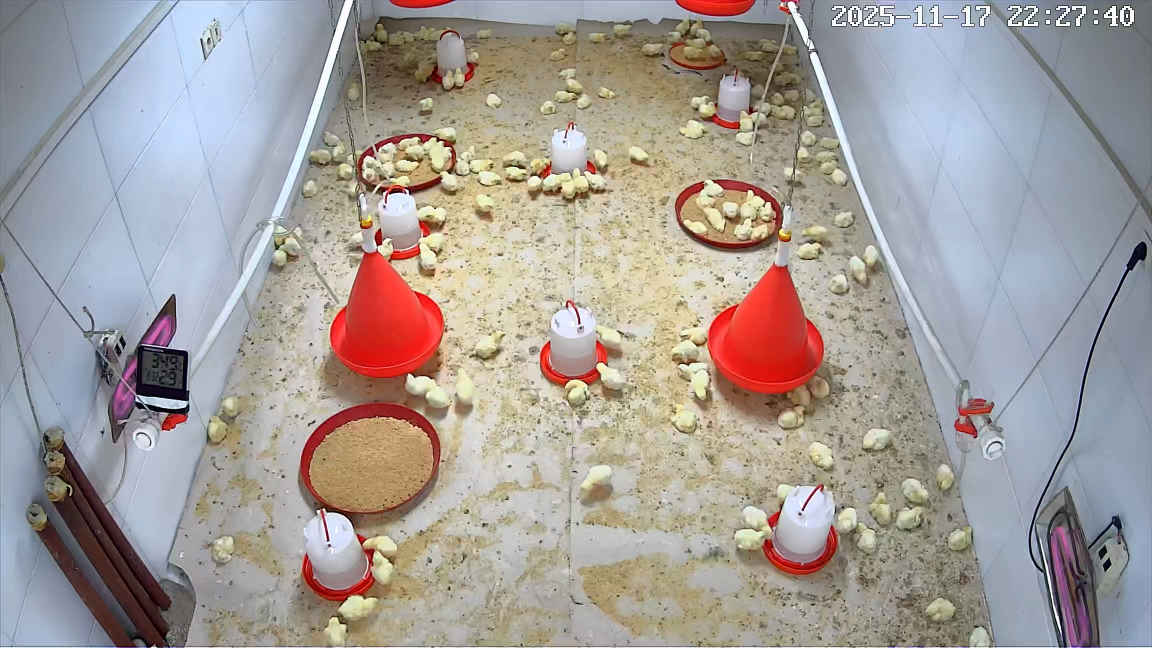
#> input picture data/samples/cam1_2025-11-17_222740.jpg, 2304 x 1296 px (shown at 1/2 size)
$ python -i segmentation.py   (imports and definitions only)
#> lines starting #> are read from the running program, lines starting #| are printed output that depends on the picture; after the words box and inside, x2 and y2 are one past the last pixel; in counts of white or black regions, pixels touching at a corner belong together
#> further down, picture is the input picture: shape (1296, 2304, 3); mean B, G, R 153.3, 156.8, 164
"""Bird segmentation: which pixels are birds?

Stage 1  ColorSegmenter    no training. White/yellow birds are brighter and
                           less saturated than the litter. Good enough for
                           activity and distribution; weak for single birds
                           in dense huddles.
Stage 2  YoloSegmenter     a YOLO-seg model trained on your own frames
                           (see docs/labeling_guide.md). `pip install ultralytics`.
Stage 3  ExternalDetections  boxes produced by another tool (e.g. the MVBroTrack
                           multi-view pipeline) saved as <clip>.dets.jsonl.

Every segmenter returns a uint8 mask (0/255) in WORKING image coordinates.
"""
from __future__ import annotations

import json
from pathlib import Path
from typing import Protocol

import cv2
import numpy as np


class Segmenter(Protocol):
    def __call__(self, frame_bgr: np.ndarray, frame_index: int = 0) -> np.ndarray: ...


class ColorSegmenter:
    def __init__(self, contrast: float = 18, v_min: int = 140, s_max: int = 120,
                 bg_kernel_frac: float = 0.09, open_px: int = 3):
        self.contrast = contrast
        self.v_min = v_min
        self.s_max = s_max
        self.bg_kernel_frac = bg_kernel_frac
        self.open_px = open_px

    def __call__(self, frame_bgr: np.ndarray, frame_index: int = 0) -> np.ndarray:
#> called with frame_index = 0
        h, w = frame_bgr.shape[:2]
        hsv = cv2.cvtColor(frame_bgr, cv2.COLOR_BGR2HSV)
#> hsv: shape (1296, 2304, 3); mean H, S, V 63.9, 52.1, 175.7
        L = cv2.cvtColor(frame_bgr, cv2.COLOR_BGR2LAB)[..., 0]
        k = int(w * self.bg_kernel_frac) | 1
        k = max(k, 3)
        # median of a downscaled image ~ local floor brightness, cheap even for big kernels
        small = cv2.resize(L, (w // 4, h // 4), interpolation=cv2.INTER_AREA)
        bg = cv2.medianBlur(small, max(3, (k // 4) | 1))
        bg = cv2.resize(bg, (w, h), interpolation=cv2.INTER_LINEAR)
#> bg: shape (1296, 2304)
        Hc, S, V = cv2.split(hsv)
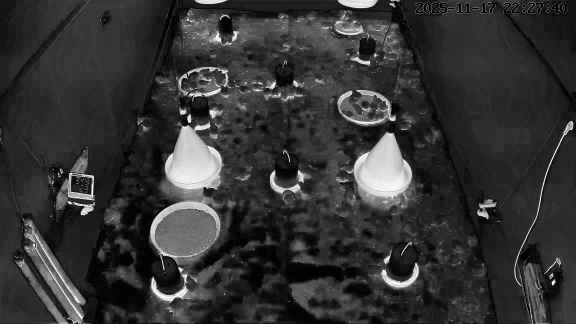
#> S: shape (1296, 2304) (shown at 1/4 size); min 0, max 255, mean 52.1
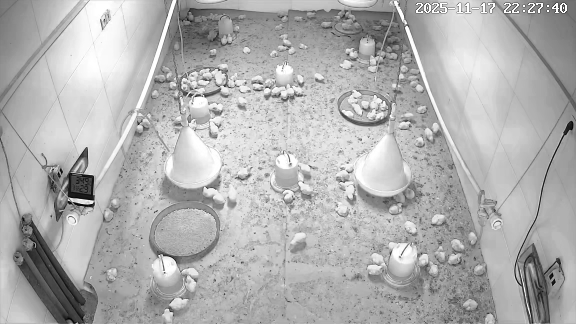
#> V: shape (1296, 2304) (shown at 1/4 size); min 0, max 255, mean 175.7
        bright = (L.astype(np.int16) - bg.astype(np.int16)) > self.contrast
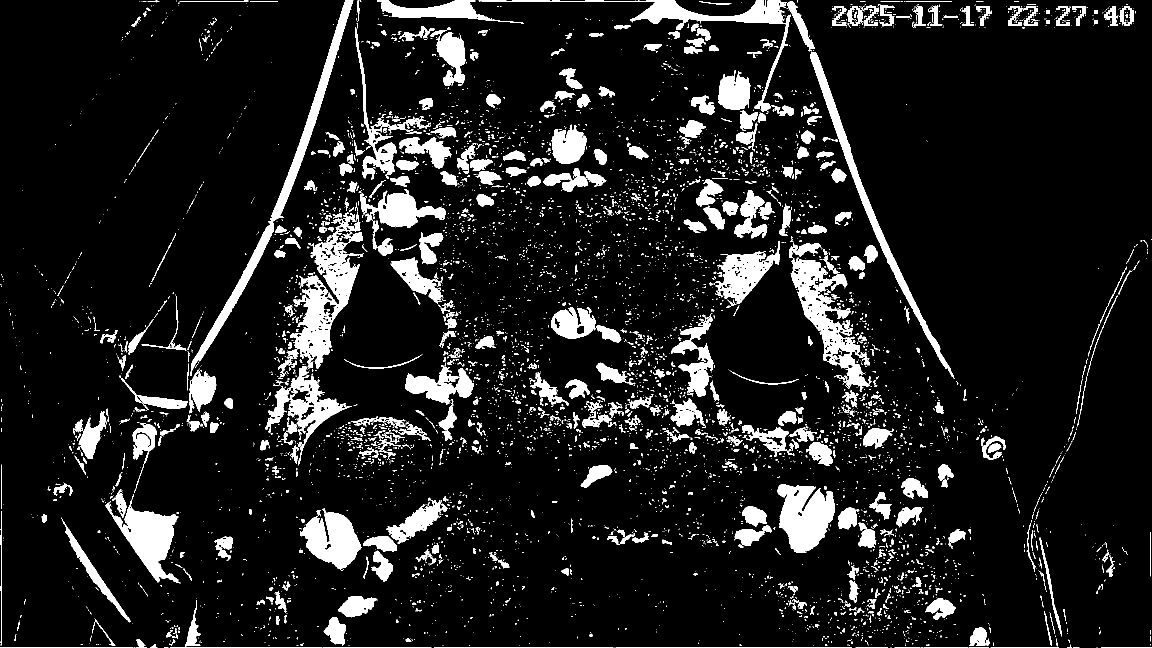
#> bright: shape (1296, 2304) bool (shown at 1/2 size); 10.9% white; 5957 white regions (5150 under 20 px), largest, box (x1, y1, x2, y2) and area: (581, 425, 728, 737) 16021, (381, 0, 707, 752) 12770, (1581, 515, 1740, 784) 12655
        pale = (V >= self.v_min) & (S <= self.s_max)
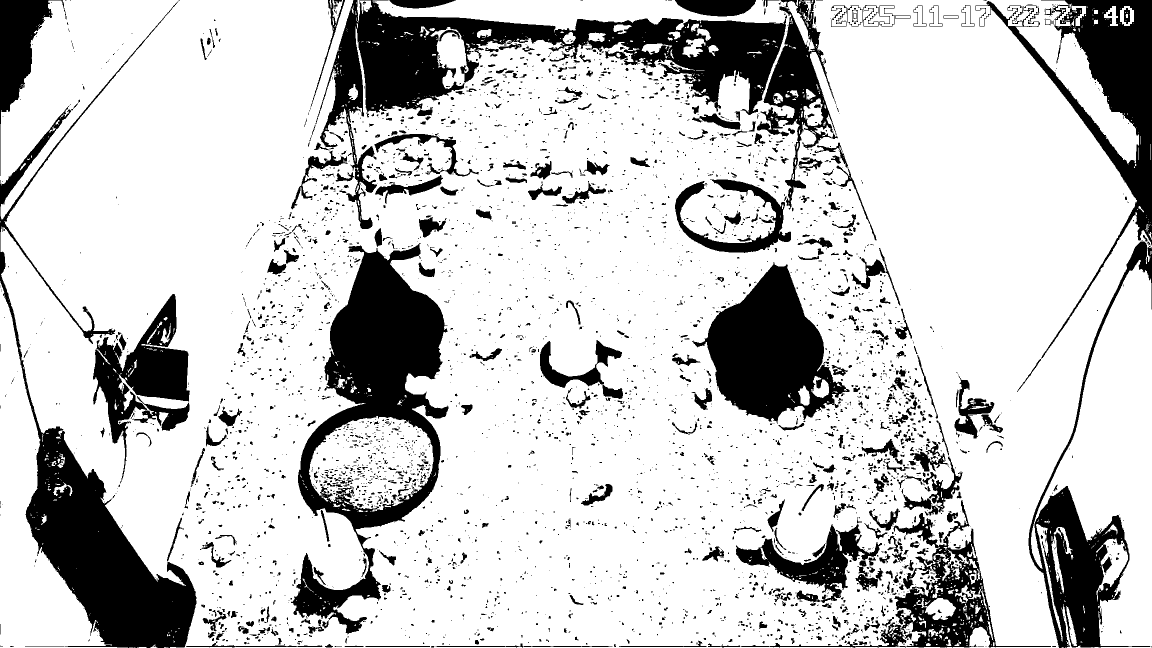
#> pale: shape (1296, 2304) bool (shown at 1/2 size); 79.5% white; 3980 black regions (3137 under 20 px), largest, box (x1, y1, x2, y2) and area: (631, 0, 1574, 458) 89727, (582, 486, 898, 1269) 83416, (0, 2, 393, 1296) 79216
        red = ((Hc < 12) | (Hc > 165)) & (S > 110)
#> red: shape (1296, 2304) bool; 5.7% white; 299 white regions (241 under 20 px), largest, box (x1, y1, x2, y2) and area: (600, 488, 891, 1080) 59553, (1412, 526, 1648, 825) 43549, (107, 888, 343, 1294) 18114
        m = (bright & pale & ~red).astype(np.uint8) * 255
#> m: shape (1296, 2304); 10.7% white; 5893 white regions (5100 under 20 px), largest, box (x1, y1, x2, y2) and area: (581, 425, 728, 737) 16005, (381, 0, 707, 752) 12770, (1581, 515, 1740, 784) 12655
        if self.open_px > 0:
            k2 = np.ones((self.open_px, self.open_px), np.uint8)
            m = cv2.morphologyEx(m, cv2.MORPH_OPEN, k2)
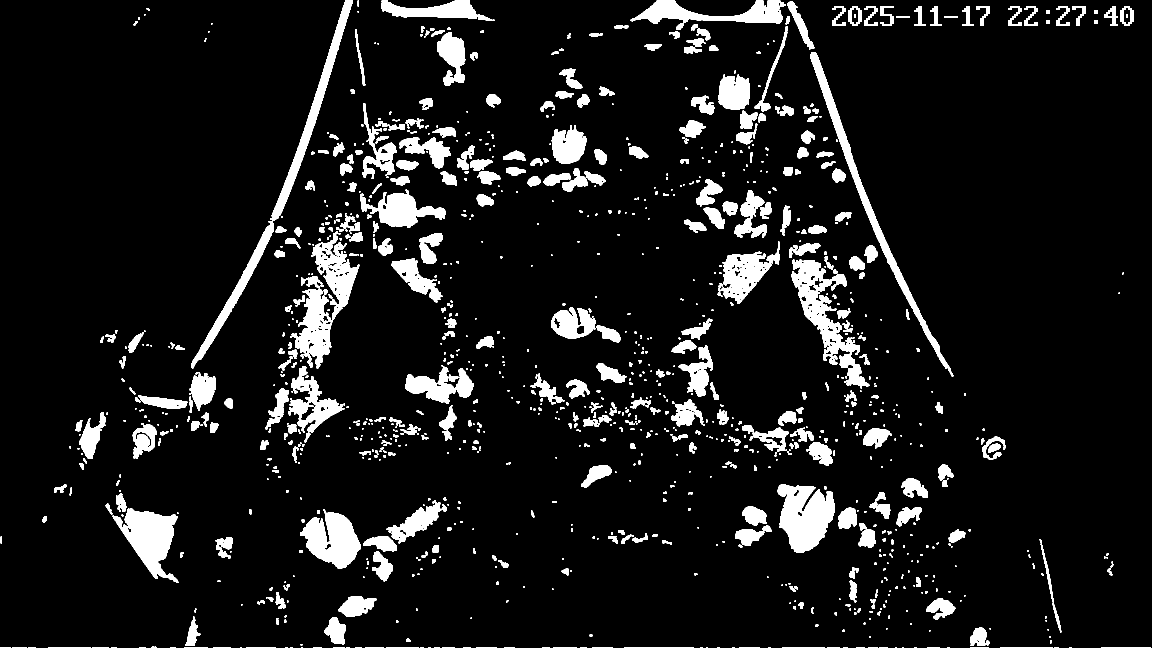
#> m: shape (1296, 2304) (shown at 1/2 size); 9.2% white; 1152 white regions (520 under 20 px), largest, box (x1, y1, x2, y2) and area: (1583, 519, 1739, 777) 11518, (1555, 969, 1670, 1106) 10740, (225, 1016, 357, 1166) 9468
        return m


class YoloSegmenter:
    """Ultralytics YOLO (seg or detect) model. Imported lazily."""

    # [20 lines left out: functions __init__, __call__, not called in this run]


class ExternalDetections:
    """Per-frame boxes from another tool.

    File: <clip><suffix>, JSON lines:
      {"frame": 120, "boxes": [[x1, y1, x2, y2], ...]}   # FULL-resolution pixels
    Frames without a line reuse the nearest earlier line.
    """

    # [48 lines left out: functions __init__, __call__, _fill_box_ellipse, build_segmenter, not called in this run]

>>> import cv2
>>> picture = cv2.imread('../../data/samples/cam1_2025-11-17_222740.jpg')
>>> result = ColorSegmenter()(picture)

$ run again, on data/samples/cam1_2025-11-18_184435.jpg
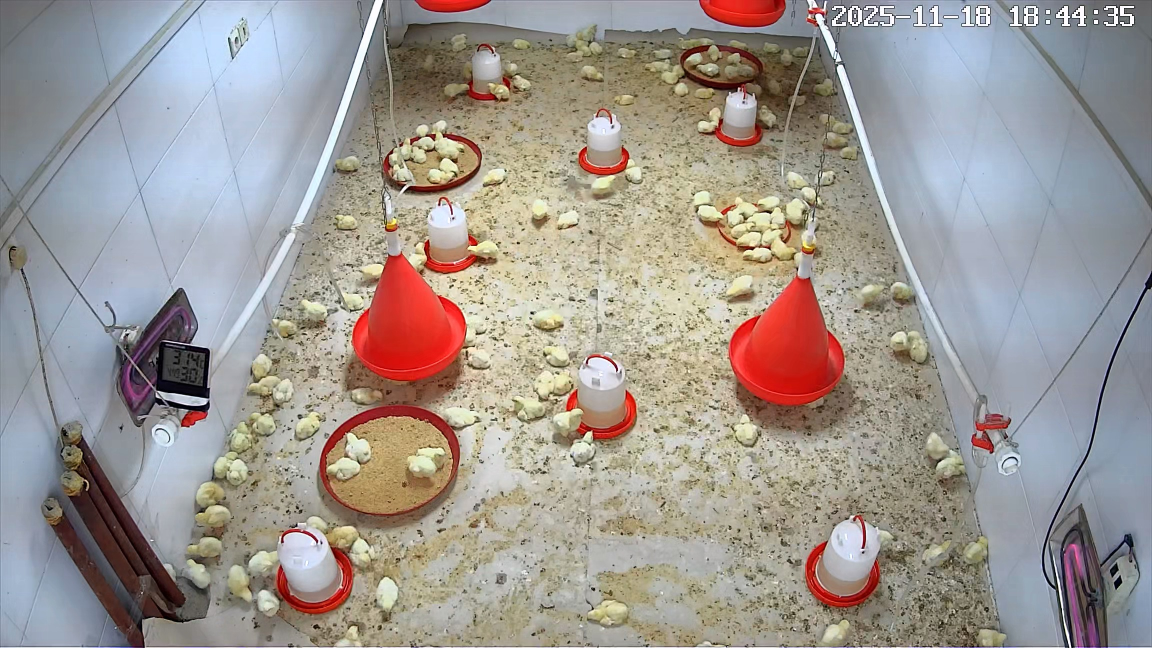
#> input picture data/samples/cam1_2025-11-18_184435.jpg, 2304 x 1296 px (shown at 1/2 size)
#> picture is the input picture: shape (1296, 2304, 3); mean B, G, R 146.2, 151.3, 158.3
#> hsv: shape (1296, 2304, 3); mean H, S, V 61.3, 52.1, 168.6
#> in __call__, `bright = (L.astype(np.int16) - bg.astype(np.int16)) > self.contrast`:
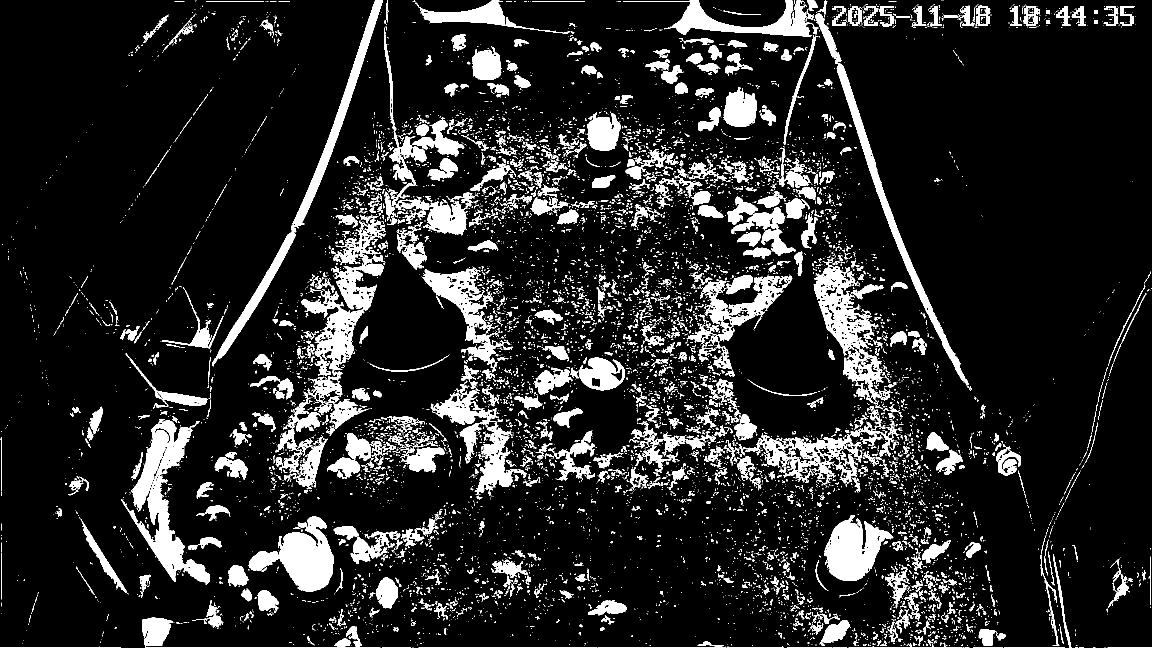
#> bright: shape (1296, 2304) bool (shown at 1/2 size); 13.2% white; 9183 white regions (7975 under 20 px), largest, box (x1, y1, x2, y2) and area: (242, 838, 420, 1170) 17120, (603, 436, 772, 798) 16755, (1627, 515, 1781, 806) 12973
#> pale: shape (1296, 2304) bool; 74.8% white; 6226 black regions (4915 under 20 px), largest, box (x1, y1, x2, y2) and area: (0, 0, 755, 1296) 179883, (1405, 0, 2304, 1296) 133883, (634, 503, 962, 1062) 77192
#> red: shape (1296, 2304) bool; 6.1% white; 415 white regions (350 under 20 px), largest, box (x1, y1, x2, y2) and area: (639, 503, 934, 1040) 57422, (1456, 547, 1690, 846) 43574, (137, 927, 297, 1186) 8375
#> in __call__, `m = cv2.morphologyEx(m, cv2.MORPH_OPEN, k2)`:
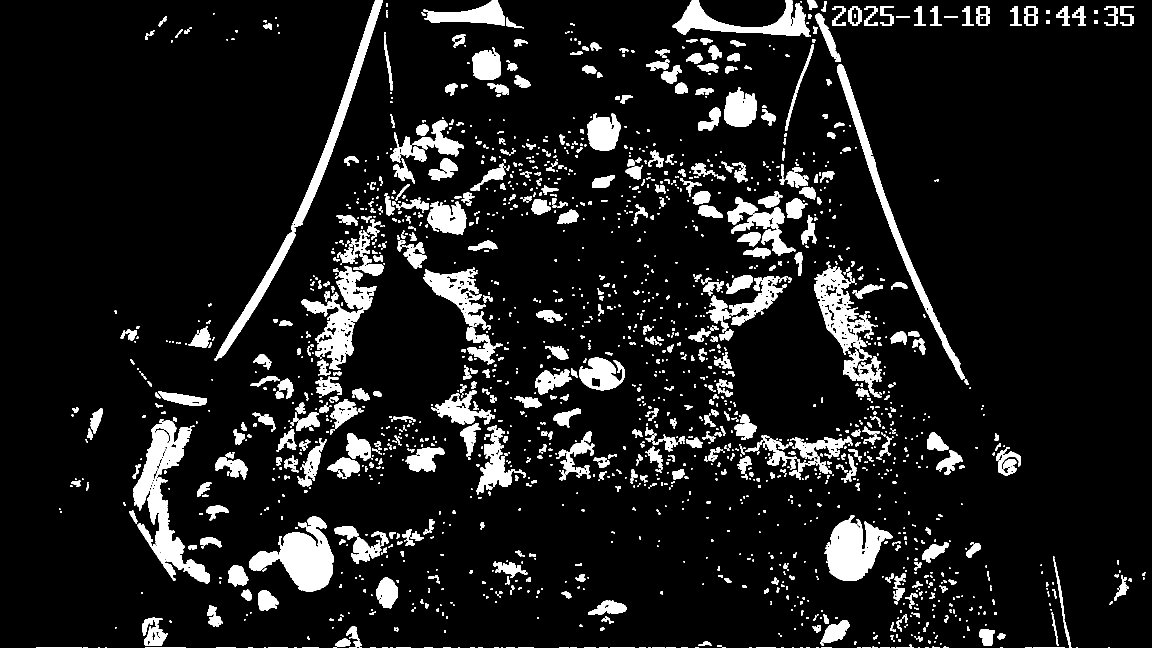
#> m: shape (1296, 2304) (shown at 1/2 size); 10.3% white; 2063 white regions (1061 under 20 px), largest, box (x1, y1, x2, y2) and area: (266, 838, 420, 1168) 16005, (498, 1033, 668, 1184) 12402, (1649, 1031, 1786, 1162) 10167

$ run again, on data/samples/cam1_2025-12-07_072908.jpg
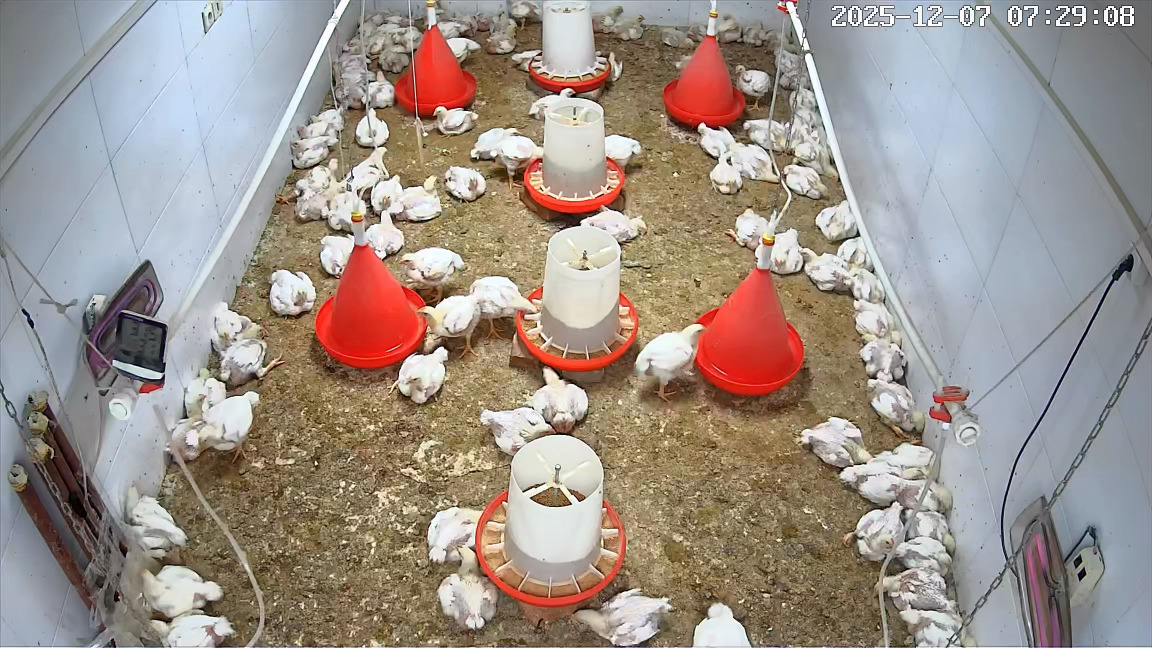
#> input picture data/samples/cam1_2025-12-07_072908.jpg, 2304 x 1296 px (shown at 1/2 size)
#> picture is the input picture: shape (1296, 2304, 3); mean B, G, R 138.1, 145.9, 157.3
#> hsv: shape (1296, 2304, 3); mean H, S, V 58.4, 60, 165.5
#> in __call__, `bright = (L.astype(np.int16) - bg.astype(np.int16)) > self.contrast`:
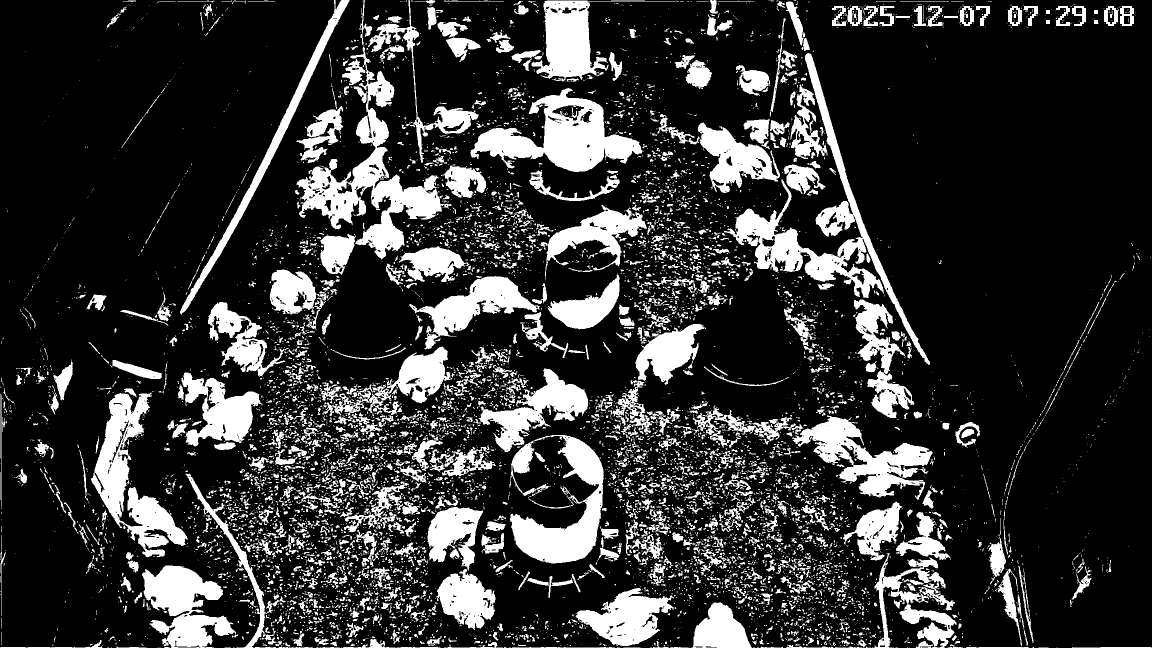
#> bright: shape (1296, 2304) bool (shown at 1/2 size); 20.2% white; 8957 white regions (7255 under 20 px), largest, box (x1, y1, x2, y2) and area: (593, 91, 903, 519) 31277, (1448, 106, 1860, 730) 29099, (941, 176, 1288, 344) 24482
#> pale: shape (1296, 2304) bool; 65.5% white; 5262 black regions (4269 under 20 px), largest, box (x1, y1, x2, y2) and area: (356, 461, 1828, 1296) 362030, (0, 0, 520, 1296) 172318, (1857, 0, 2304, 1296) 120607
#> red: shape (1296, 2304) bool; 6% white; 1026 white regions (913 under 20 px), largest, box (x1, y1, x2, y2) and area: (1385, 529, 1609, 822) 41187, (628, 487, 874, 767) 39938, (1324, 69, 1495, 268) 20342
#> in __call__, `m = cv2.morphologyEx(m, cv2.MORPH_OPEN, k2)`:
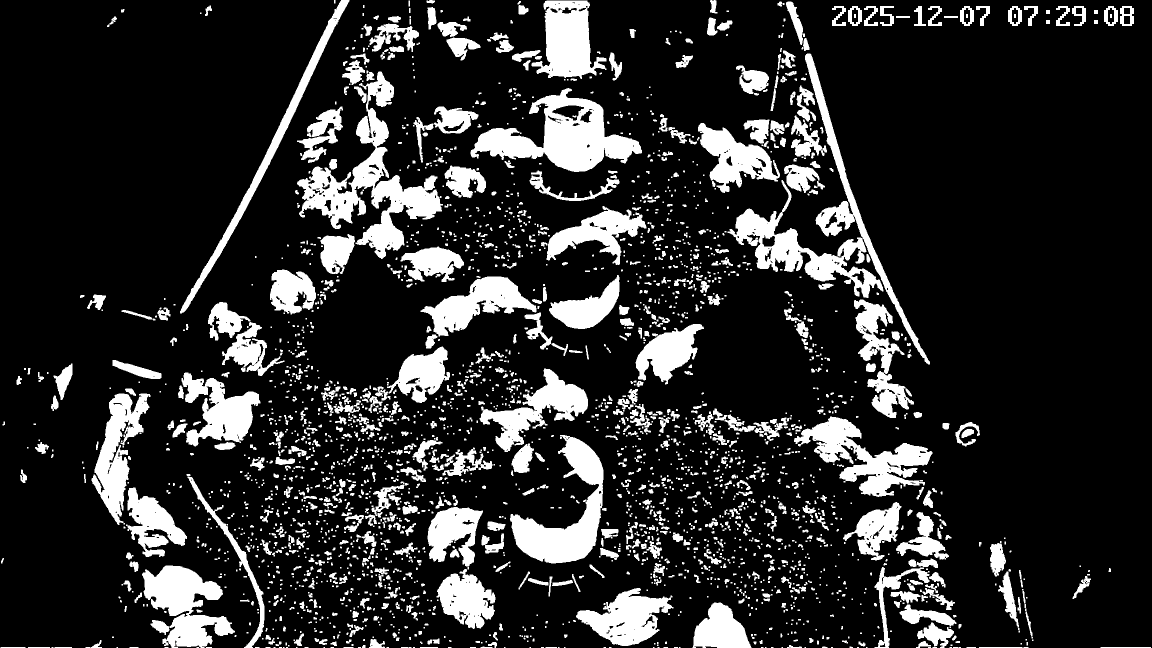
#> m: shape (1296, 2304) (shown at 1/2 size); 17.1% white; 2798 white regions (1492 under 20 px), largest, box (x1, y1, x2, y2) and area: (594, 143, 886, 518) 28644, (941, 176, 1284, 344) 24115, (1020, 870, 1207, 1127) 18727
